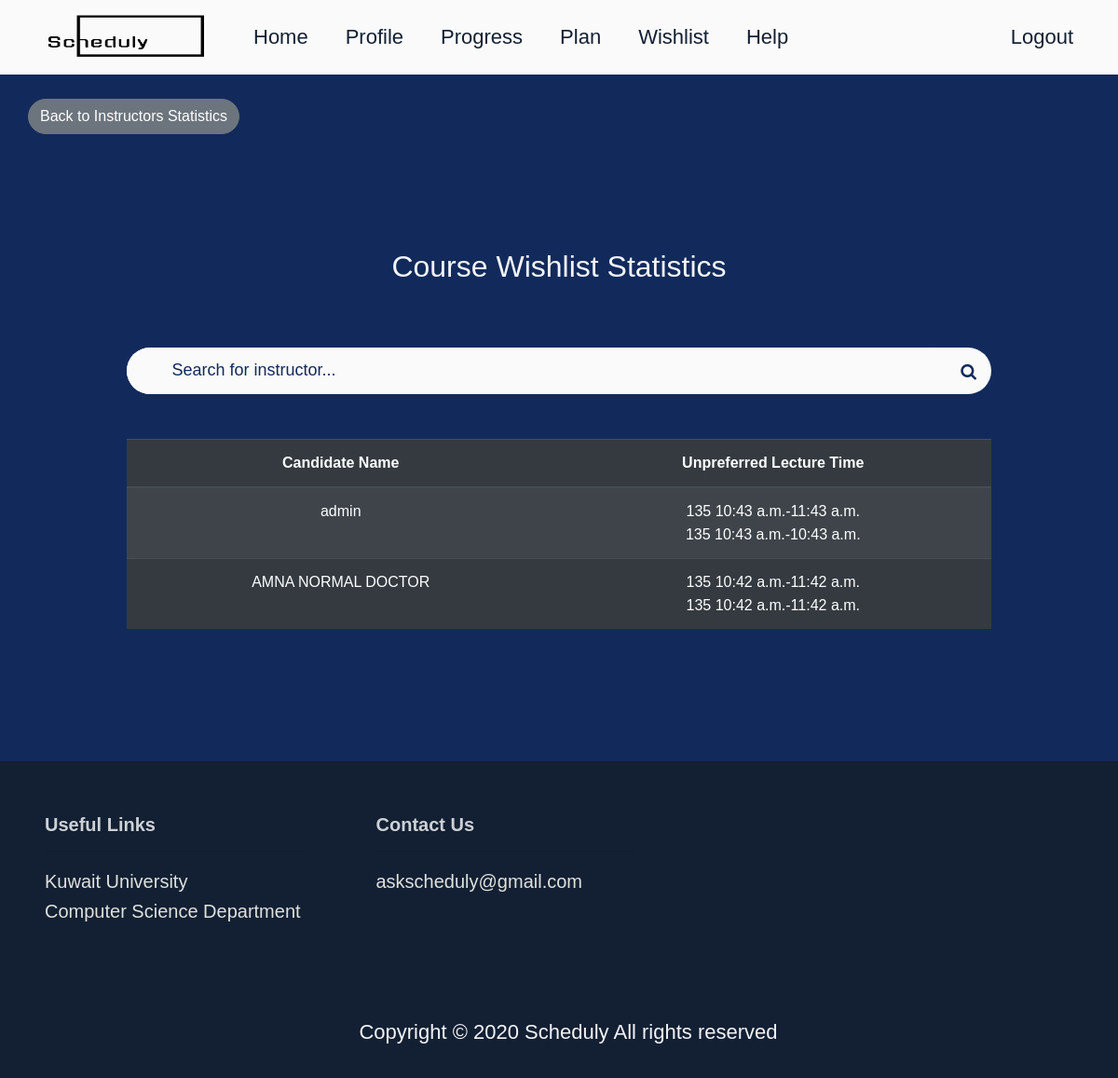
/candidate/info/0418111/ (signed in), run on the app's committed database.
### scheduly_app/models.py (models this page shows, shortened)
class Instructor(models.Model):
    is_admin = models.BooleanField(default=False)
    all_statistics_allowed = models.BooleanField(default=False)
    instructor_id = models.PositiveIntegerField(unique=True)
    fullname = models.CharField(max_length=150)
    user = models.OneToOneField(User, on_delete=models.CASCADE)
    whishlist_courses = models.ManyToManyField(
        "Course", related_name="instructor_courses", blank=True)
    wishlist_elective_courses = models.ManyToManyField(
        "ElectiveCourse", related_name="instructor_elective_courses", blank=True)
    unpreferred_time1 = models.ForeignKey(
        "UnpreferredLectureTime", on_delete=models.CASCADE, related_name="unpreferred_time1", blank=True, null=True)
    unpreferred_time2 = models.ForeignKey(
        "UnpreferredLectureTime", on_delete=models.CASCADE, related_name="unpreferred_time2", blank=True, null=True)

class UnpreferredLectureTime(models.Model):
    DAYS_CHOICES = (
        ('135', '135'),
        ('24', '24'),
    )
    days = models.CharField(blank=True, null=True,
                            max_length=10, choices=DAYS_CHOICES)
    starting_time = models.TimeField()
    finishing_time = models.TimeField()

### scheduly_app/views.py (the view)
# urls.py: path('candidate/info/<str:course_number>/', candidate_info, name='candidate-info' ),
def candidate_info(request, course_number):
    if request.user.is_anonymous:
        return redirect('login')
    try:
        course_obj = Course.objects.get(number=course_number)
        instructors = course_obj.chosen_by.all()
    except ObjectDoesNotExist:
        pass
    try:
        course_obj = ElectiveCourse.objects.get(number=course_number)
        instructors = course_obj.chosen_by.all()
    except ObjectDoesNotExist:
        pass
    query = request.GET.get('q')
    if query:
        instructors = instructors.filter(
            Q(user__username__icontains=query) |
            Q(fullname__icontains=query) |
            Q(instructor_id__icontains=query)
        ).distinct()
    context = {
        'course': course_obj,
        'instructors': instructors
    }
    return render(request, 'instructor/candidate_info.html', context)

### scheduly_app/templates/instructor/candidate_info.html (shortened to what this page needs)
{% extends "base.html" %}
{% block content %}
          <br>
          <div class="" style="padding-left: 30px">
            <a
              class="btn btn-secondary rounded-pill"
              href="{% url 'instructors-statistics' %}"
            >
            Back to Instructors Statistics
            </a>
          </div>
<main class="Site-content">
      <div class="align-self-center">
        <div class="Tablediv">
          <div class=" mt-4 pt-4 mb-4 pb-4 pl-5 pr-5 mr-5 ml-5 text-center">
            <h2 class="selectcoursestitle ">
              Course Wishlist Statistics
            </h2>
          </div>
          <form action="{% url 'candidate-info' course.id %}" method="GET">
            <div class="row ml-5 pl-5 pr-5 mr-5">
              <div
                class=" d-flex justify-content-between search-group rounded-pill"
              >
                <input
                  type="text"
                  name="q"
                  class="search-input rounded-pill"
                  placeholder="Search for instructor..."
                  value="{{request.GET.q}}"
                />
                <button class="search-btn rounded-circle" type="submit" value="Search">
                  <i class="fa fa-search"></i>
                </button>
              </div>
            </div>
          </form>
          <div class="mb-5 pb-5 mr-5 pr-5 ml-5 pl-5 mt-4 pt-4">
            <table class="table table-striped table-dark">
              <thead>
                <tr>
                  <th class="text-center">Candidate Name</th>
                  <th class="text-center">Unpreferred Lecture Time</th>
                </tr>
              </thead>
              {% for instructor in instructors %}
              <tr>
                <td class="text-center">{{instructor.fullname}}</td>
                <td class="text-center">
                  {{instructor.unpreferred_time1.days}}     {{instructor.unpreferred_time1.starting_time}}-{{instructor.unpreferred_time1.finishing_time}} <br />
                  {{instructor.unpreferred_time2.days}} {{instructor.unpreferred_time2.starting_time}}-{{instructor.unpreferred_time2.finishing_time}}
                </td>
              </tr>
              {% endfor %}
            </table>
          </div>
        </div>
      </div>
    </main>
{% endblock content %}

### scheduly_app/static/css/login.css (style rules this page uses)
* { box-sizing: border-box; }
body { font-family: "Segoe UI", sans-serif; font-size: 1rem; line-height: 1.6; height: 100%; }
.bg-img { background-color: #122a5b; }
::placeholder { color: #122a5b; box-sizing: border-box; opacity: 1; }

### scheduly_app/static/css/admin_add.css (style rules this page uses)
* { box-sizing: border-box; }
body { font-family: Arial, Helvetica, sans-serif; }
.bg-img { background-color: #122a5b; }
::placeholder { color: #122a5b; box-sizing: border-box; opacity: 1; }

### scheduly_app/static/css/search.css (style rules this page uses)
.search-input { box-sizing: border-box; border-color: transparent; padding-left: 5%; background: #fafafa; width: 100%; height: 50px; font-size: 18px; }
.search-group { width: 100%; height: 50px; background: #fafafa; border-color: transparent; left: 30%; }
.search-btn { background: transparent; border-color: transparent; color: #122a5b; font-size: 18px; padding: 10px; height: 50px; width: 50px; }

### scheduly_app/static/css/footer.css (style rules this page uses)
.Site { display: flex; min-height: 100; flex-direction: column; }
.Site-content { flex: 1; padding-bottom: 2.5rem; }

### scheduly_app/static/css/instructor_wishlist.css (style rules this page uses)
* { box-sizing: border-box; }
body { font-family: Arial, Helvetica, sans-serif; }
.bg-img { background-color: #122a5b; }
.selectcoursestitle { color: #f4f4f9; margin: 20px; }

### scheduly_app/static/css/instructors_statistics.css (style rules this page uses)
* { box-sizing: border-box; }
body { font-family: Arial, Helvetica, sans-serif; }
.bg-img { background-color: #122a5b; }
.Tablediv { background-color: #122a5b; color: #f4f4f9; margin: 40px; padding-top: 15px; }

### data on the page
Instructor: fullname "admin", unpreferred_time1.days "135", unpreferred_time1.starting_time "10:43 a.m.", unpreferred_time1.finishing_time "11:43 a.m.", unpreferred_time2.days "135", unpreferred_time2.starting_time "10:43 a.m.", unpreferred_time2.finishing_time "10:43 a.m."
Instructor: fullname "AMNA NORMAL DOCTOR", unpreferred_time1.days "135", unpreferred_time1.starting_time "10:42 a.m.", unpreferred_time1.finishing_time "11:42 a.m.", unpreferred_time2.days "135", unpreferred_time2.starting_time "10:42 a.m.", unpreferred_time2.finishing_time "11:42 a.m."
